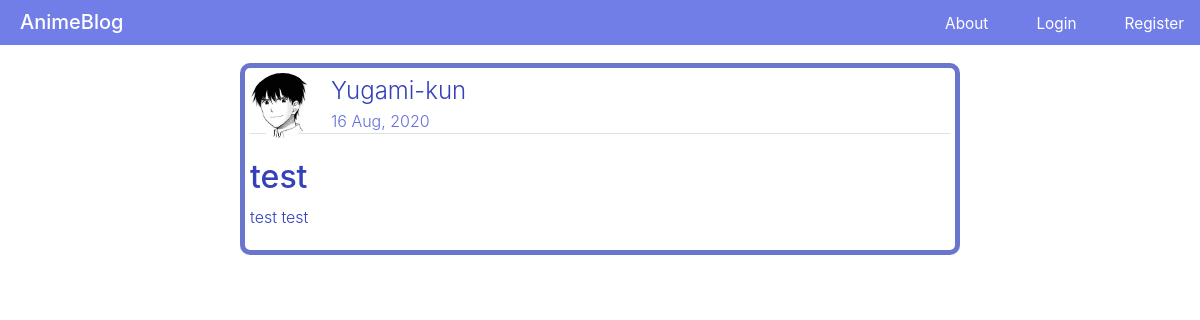
Screenshot of /blog/post/4/ with the database file from the repository.
### blog/models.py (models this page shows, shortened)
class post(models.Model):
    title = models.CharField(max_length=200)
    content = models.CharField(max_length=500)
    pub_date = models.DateTimeField(default=timezone.now)
    author = models.ForeignKey(User, on_delete=models.CASCADE)

### blogUsers/models.py (models this page shows, shortened)
class Profile(models.Model):
    user = models.OneToOneField(User, on_delete=models.CASCADE)
    image = models.ImageField(default='default.jpg', upload_to='profile_pics')

### blog/views.py (the view)
# urls.py: path('post/<int:pk>/',PostDetailView.as_view(), name = 'post-detail'),
class PostDetailView(DetailView):
    model =  post

### blog/templates/blog/post_detail.html (shortened to what this page needs)
{% extends 'blog/base.html' %}
{% block content %}
<main>
<br>
        <article class="article-content" >
            <legend class="border-bottom mb-4">
            <img align="left" class="rounded-circle article-img" src=" {{object.author.profile.image.url}}">
            <div class="mr-2" > {{ object.author }} </div>
            <div class="date"> {{ post.pub_date|date:'d M, Y' }}</div>
            </legend>
            <h2 class="article-title"> {{ object.title }} </h2>
            <p> {{ object.content }}</p>
        </article>
<br>
{% endblock %}

### blog/templates/blog/style.html (style rules this page uses)
:root { --background: #727ee8; }
body { margin: 0px; background-color:white; }
.article-img { height: 65px; width: 65px; margin-right: 16px; object-fit: cover; }
@media screen and (min-width: 800px) { .article-content { width: 60%; font-size: medium; } }
.article-title { color: #3441bb; }
.article-content { color: #3441bb !important; padding: 5px; border: 5px solid #3442bbba; border-radius: 10px; display: block; max-width: 85%; margin: 0 auto; height: auto; text-decoration: dotted; font-weight: 300; text-align: justify; background-color: white; }
.date { font-size: 1rem; color: #2f3fccc0; }

### rows the page displays
post: author.profile.image (picture), author "Yugami-kun", pub_date "16 Aug, 2020", title "test", content "test test"
